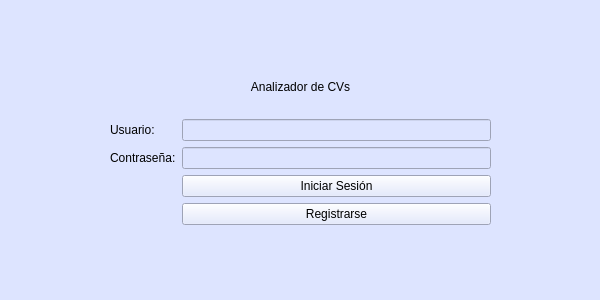
<?xml version="1.0" encoding="UTF-8"?>
<ui version="4.0">
 <class>Widget</class>
 <widget class="QWidget" name="Widget">
  <property name="geometry">
   <rect>
    <x>0</x>
    <y>0</y>
    <width>600</width>
    <height>300</height>
   </rect>
  </property>
  <property name="windowTitle">
   <string>Widget</string>
  </property>
  <property name="autoFillBackground">
   <bool>false</bool>
  </property>
  <property name="styleSheet">
   <string notr="true">
background-color: rgb(221, 228, 255);</string>
  </property>
  <widget class="QWidget" name="verticalLayoutWidget">
   <property name="geometry">
    <rect>
     <x>110</x>
     <y>60</y>
     <width>381</width>
     <height>185</height>
    </rect>
   </property>
   <layout class="QVBoxLayout" name="verticalLayout">
    <property name="bottomMargin">
     <number>20</number>
    </property>
    <item>
     <widget class="QLabel" name="label">
      <property name="styleSheet">
       <string notr="true">color: rgb(0, 0, 0);</string>
      </property>
      <property name="text">
       <string>Analizador de CVs</string>
      </property>
      <property name="alignment">
       <set>Qt::AlignmentFlag::AlignCenter</set>
      </property>
     </widget>
    </item>
    <item>
     <layout class="QFormLayout" name="formLayout">
      <property name="sizeConstraint">
       <enum>QLayout::SizeConstraint::SetMinimumSize</enum>
      </property>
      <item row="0" column="0">
       <widget class="QLabel" name="usuarioLabel">
        <property name="styleSheet">
         <string notr="true">color: rgb(0, 0, 0);</string>
        </property>
        <property name="text">
         <string>Usuario:</string>
        </property>
       </widget>
      </item>
      <item row="0" column="1">
       <widget class="QLineEdit" name="lineEditUsuario">
        <property name="styleSheet">
         <string notr="true">color: rgb(0, 0, 0);</string>
        </property>
       </widget>
      </item>
      <item row="1" column="0">
       <widget class="QLabel" name="passwordLabel">
        <property name="styleSheet">
         <string notr="true">color: rgb(0, 0, 0);</string>
        </property>
        <property name="text">
         <string>Contraseña:</string>
        </property>
       </widget>
      </item>
      <item row="1" column="1">
       <widget class="QLineEdit" name="passwordLineEdit">
        <property name="styleSheet">
         <string notr="true">color: rgb(0, 0, 0);</string>
        </property>
        <property name="echoMode">
         <enum>QLineEdit::EchoMode::Password</enum>
        </property>
       </widget>
      </item>
      <item row="2" column="1">
       <widget class="QPushButton" name="pushButtonLogin">
        <property name="styleSheet">
         <string notr="true">color: rgb(0, 0, 0);</string>
        </property>
        <property name="text">
         <string>Iniciar Sesión</string>
        </property>
       </widget>
      </item>
      <item row="3" column="1">
       <widget class="QPushButton" name="pushButtonRegistrarse">
        <property name="styleSheet">
         <string notr="true">color: rgb(0, 0, 0);</string>
        </property>
        <property name="text">
         <string>Registrarse</string>
        </property>
       </widget>
      </item>
     </layout>
    </item>
   </layout>
  </widget>
 </widget>
 <resources/>
 <connections/>
</ui>
